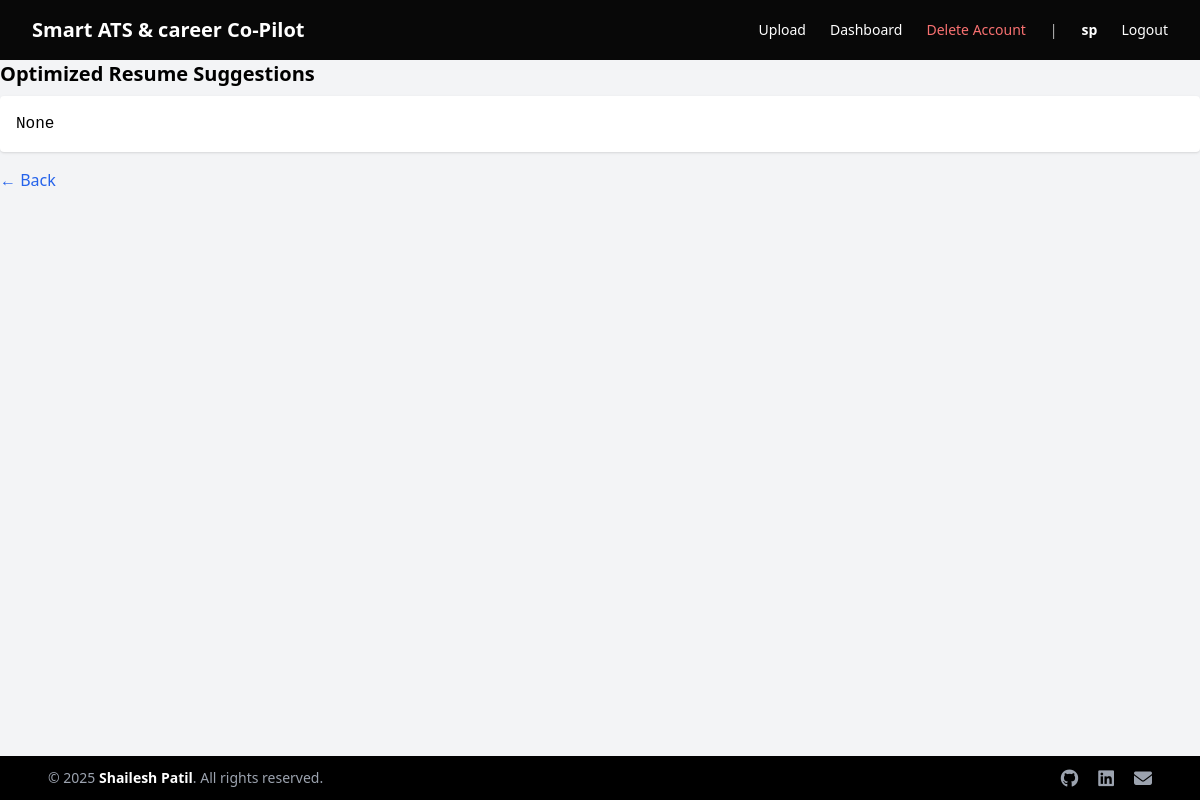
The app's page /upload/report/2/ (signed in), older data.
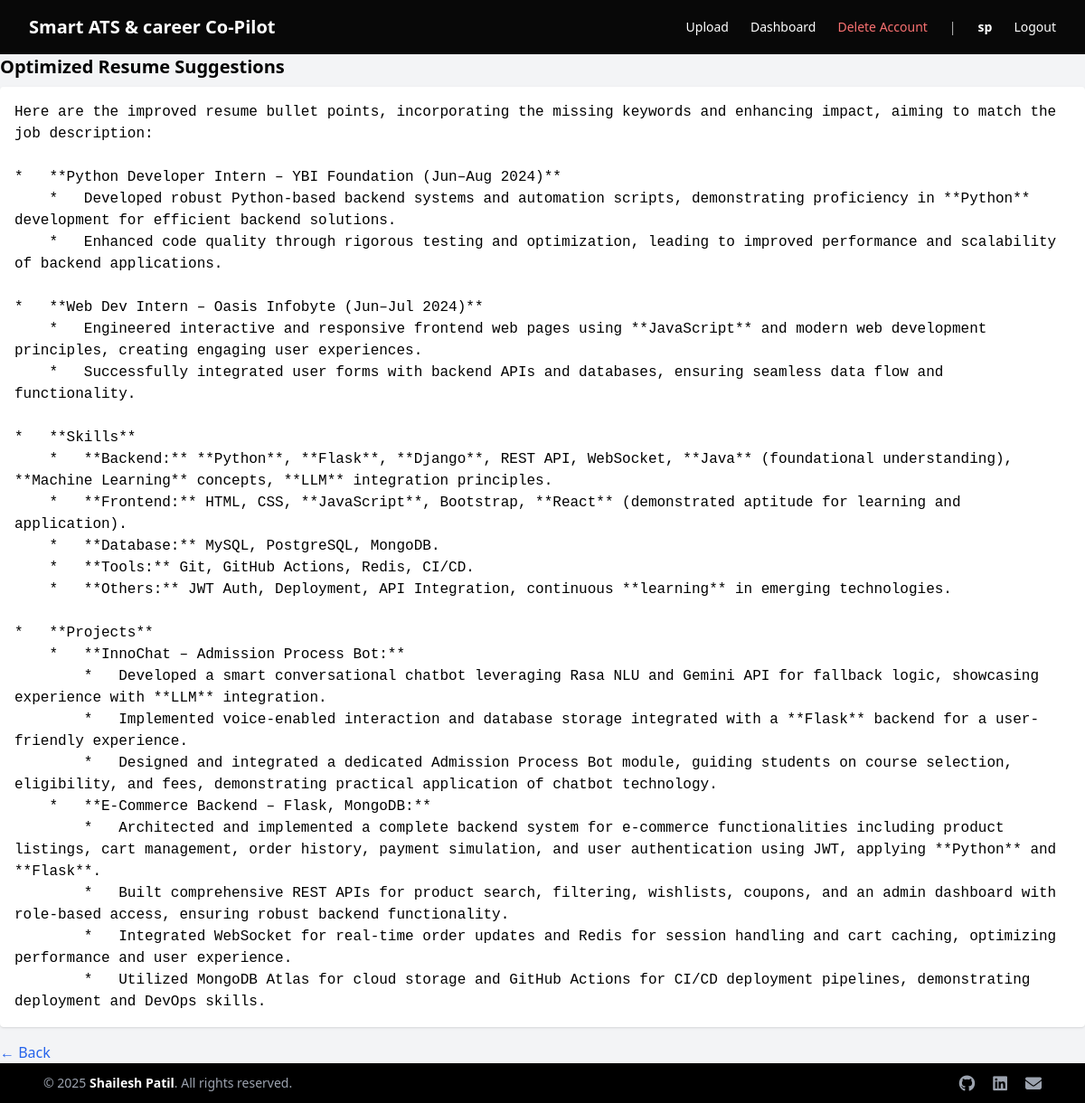
The same page, newer data.
### uploads/models.py (models this page shows)
class ResumeUpload(models.Model):
    STATUS_CHOICES = [
        ('PENDING', 'Pending'),
        ('PROCESSING', 'Processing'),
        ('COMPLETED', 'Completed'),
        ('FAILED', 'Failed'),
    ]
    user = models.ForeignKey(settings.AUTH_USER_MODEL, on_delete=models.CASCADE, null=True, blank=True)
    resume_file = models.FileField(upload_to='resumes/')
    job_description = models.TextField()
    extracted_text = models.TextField(blank=True, null=True)
    ats_score = models.FloatField(null=True, blank=True)
    status = models.CharField(max_length=20, choices=STATUS_CHOICES, default='PENDING')
    created_at = models.DateTimeField(auto_now_add=True)
    missing_keywords = models.TextField(null=True, blank=True)
    ai_suggestions = models.TextField(null=True, blank=True)

### uploads/views.py (the view)
# urls.py: path('report/<int:pk>/', view_report, name='view_report'),
@login_required
def view_report(request, pk):
    record = ResumeUpload.objects.get(id=pk, user=request.user)
    return render(request, 'uploads/report.html', {'record': record})

### templates/uploads/report.html
{% extends 'base.html' %}
{% block content %}
<h2 class="text-xl font-bold mb-2">Optimized Resume Suggestions</h2>
<div class="bg-white p-4 rounded shadow">
  <pre class="whitespace-pre-wrap">{{ record.ai_suggestions }}</pre>
</div>
<a href="/upload/dashboard/" class="mt-4 inline-block text-blue-600">← Back</a>
{% endblock %}

Row changes from the older to the newer data that the page shows:
changed ResumeUpload: ai_suggestions "None" → "Here are the improved resume bullet points, incorporating the missing keywords and enhancing impact, aiming to match the job description: * **Python Developer Intern – YBI Foundation (Jun–Aug 2024)** * Developed robust Python-based backend systems and automation scripts, demonstrating proficiency in **Python** development for efficient backend solutions. * Enhanced code quality through rigorous testing and optimization, leading to improved performance and scalability of backend applications. * **Web Dev Intern – Oasis Infobyte (Jun–Jul 2024)** * Engineered interactive and responsive frontend web pages using **JavaScript** and modern web development principles, creating engaging user…"
